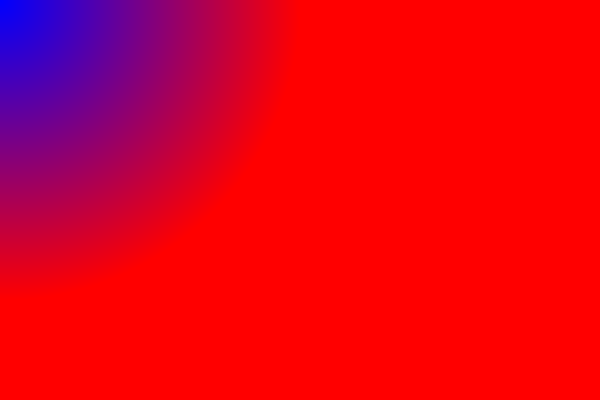
Frame 1 (no input)
Frame 60 (no input): identical to frame 1, image omitted
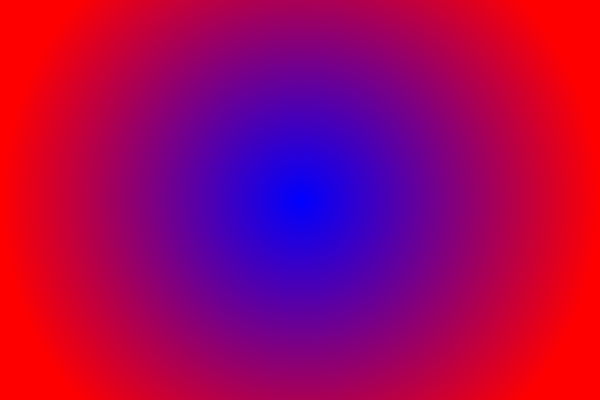
Frame 120 (the mouse pressed at the canvas centre since frame 60)

The p5.js sketch that drew these frames (run headless with seeded random() and noise() and a simulated clock; from frame 60 on, the mouse is pressed at the canvas centre):

// p5.js sketch
// ── sketch.js
let img;

function setup() {
  createCanvas(600, 400);

  img = createImage(width, height); // a blank image
}

function draw() {
  background(0);

  img.loadPixels();
  console.log(img.pixels.length); // w * h * 4 (1 pixel contains 4 values, RGBA.)
  for (let y = 0; y < img.height; y++) {
    for (let x = 0; x < img.width; x++) {
      let index = (x + y * img.width) * 4; // (x + y*w) * RGBA

      let distance = dist(mouseX, mouseY, x, y);

      let r = map(distance, 0, img.width / 2, 0, 255);
      let g = 0;
      let b = map(distance, 0, img.width / 2, 255, 0);

      img.pixels[index + 0] = r; // R
      img.pixels[index + 1] = g; // G
      img.pixels[index + 2] = b; // B
      img.pixels[index + 3] = 255; // A
    }
  }
  img.updatePixels();

  image(img, 0, 0);
}
